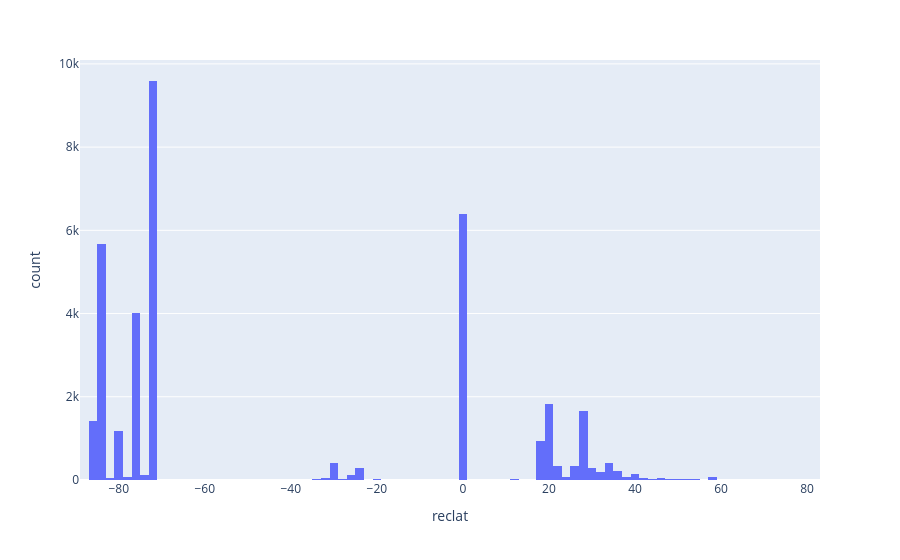

This figure's notebook cell:
### Markdown cell above
#### Histograma

### Code cell
px.histogram(meteoritos, x='reclat', nbins=100)

### Figure 1 — Plotly figure (JSON) as saved in the notebook; plotly's stock layout.template omitted (floating-point values rounded to 4 significant figures; data arrays with more than 128 entries replaced by an {"elided": "..."} marker saying what was removed)
{"data": [{"bingroup": "x", "hovertemplate": "reclat=%{x}<br>count=%{y}<extra></extra>", "legendgroup": "", "marker": {"color": "#636efa", "pattern": {"shape": ""}}, "name": "", "nbinsx": 100, "orientation": "v", "showlegend": false, "type": "histogram", "x": {"elided": "36352 float values"}, "xaxis": "x", "yaxis": "y"}], "layout": {"barmode": "relative", "legend": {"tracegroupgap": 0}, "margin": {"t": 60}, "xaxis": {"anchor": "y", "domain": [0, 1], "title": {"text": "reclat"}}, "yaxis": {"anchor": "x", "domain": [0, 1], "title": {"text": "count"}}}}
